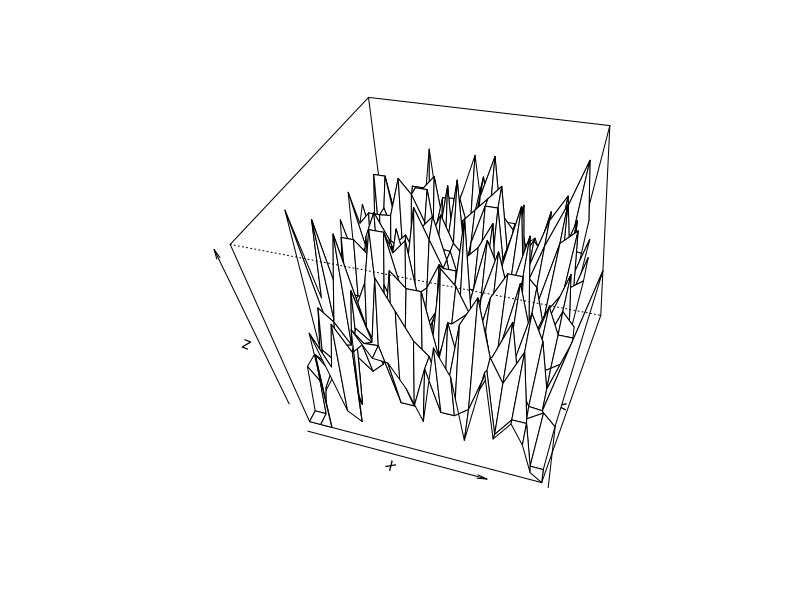

This figure's R source:
z <- matrix(c(10,
10,
140,
140,
133,
466,
233,
300,
233,
173,
233,
333,
203,
366,
266,
300,
136,
10,
10,
10,
10,
10,
73,
170,
266,
10,
433,
166,
203,
333,
170,
170,
236,
170,
300,
103,
366,
73,
173,
10,
10,
233,
140,
136,
233,
300,
136,
203,
200,
333,
133,
300,
270,
203,
300,
300,
366,
266,
10,
73,
333,
203,
140,
203,
170,
433,
236,
136,
203,
300,
140,
366,
136,
200,
303,
200,
136,
10,
270,
170,
103,
333,
40,
173,
333,
203,
303,
266,
236,
236,
203,
303,
270,
40,
400,
203,
266,
333,
270,
170,
73,
266,
300,
136,
170,
100,
433,
400,
203,
333,
300,
200,
300,
236,
366,
366,
336,
333,
140,
400,
366,
300,
270,
170,
233,
336,
433,
366,
400,
266,
270,
136,
236,
170,
300,
366,
203,
366,
266,
166,
303,
303,
433,
266,
400,
233,
270,
400,
236,
433,
366,
10,
300,
270,
233,
170,
333,
203,
200,
140,
300,
136,
366,
270,
366,
300,
136,
173,
266,
366,
400,
303,
366,
236,
400,
70,
336,
270,
300,
303,
236,
136,
300,
136,
366,
136,
233,
233,
333,
300,
300,
300,
300,
433,
70,
300,
103,
140,
203,
400,
136,
266,
266,
170,
200,
400,
236,
200,
200,
300,
133,
203,
266,
170,
266,
333,
203,
333,
366,
236,
366,
136,
133,
333,
300,
366,
236,
466,
170,
170,
203,
203,
300,
133,
366,
366,
173,
433,
233,
266,
300,
136,
366,
203,
333,
303,
266,
136,
136,
236,
366,
300,
366,
136,
366,
400,
40,
266,
270,
236,
103,
170,
433,
133,
266,
70,
233,
300,
136,
366,
300,
266,
103,
270,
200,
233,
233,
166,
236,
236,
333,
300,
300,
266,
166,
170,
73,
366,
266,
270,
270,
433,
333,
400,
136,
303,
170,
173,
136,
170,
136,
103,
236,
366,
136,
400,
203,
366,
433,
300,
300,
233,
203,
170,
40,
203,
140,
236,
73,
203,
203,
170,
333,
203,
366,
300,
136,
70,
203,
73,
270,
133,
333,
170,
133,
336,
40,
203,
303,
140,
140,
170,
140,
140,
303,
170,
333,
166,
203,
233,
170,
366,
433,
300,
200,
400,
336,
266,
10,
173,
40,
10,
173,
136,
170,
200,
266,
300,
366,
303,
136,
400,
170,
270,
366,
270,
466,
10,
10,
10,
10,
10,
136,
500,
366,
233,
266,
266,
203,
333,
366,
203,
366,
266,
106,
266,
333,
40,
40,
10),nrow=20.0,ncol=20.0, byrow=TRUE,dimnames = NULL)
x <- seq(0,19.0,by=1)
y <- seq(0,19.0,by=1)
persp(x,y,z,theta=15,phi=45)
